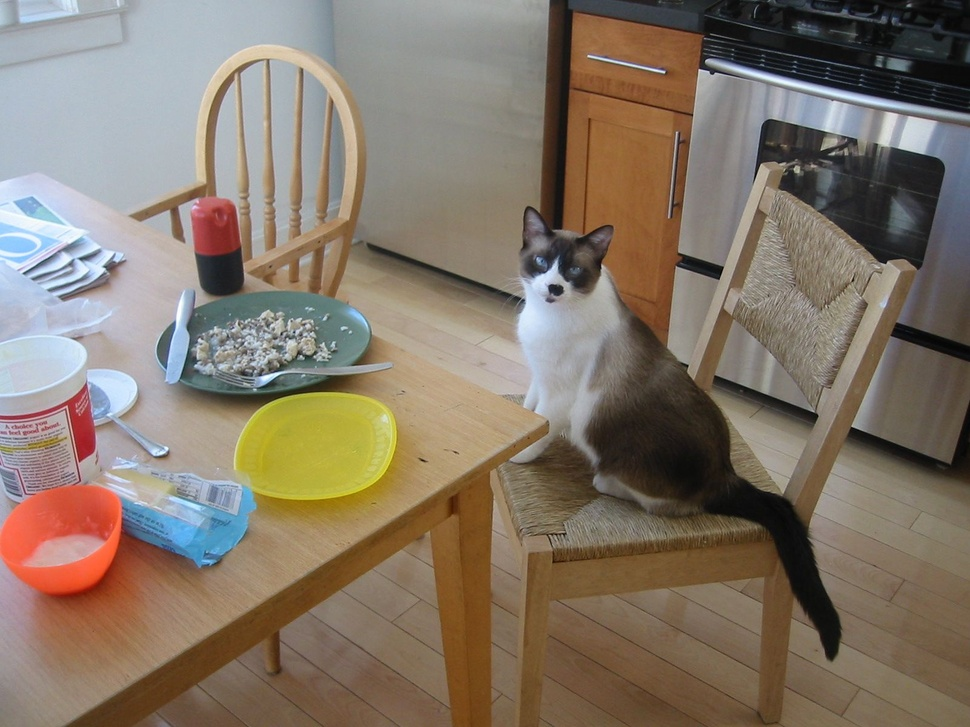
#> input picture PCA/PCA_from_image_data/IMG_2616.jpg, 970 x 727 px, shrunk from 1600 x 1200 before the run, given in place of the camera
$ python find_blue_in_video.py
#> lines starting #> are read from the running program, lines starting #| are printed output that depends on the picture; after the words box and inside, x2 and y2 are one past the last pixel; in counts of white or black regions, pixels touching at a corner belong together
# find_blue_in_video.py

import cv2
import numpy as np

cap = cv2.VideoCapture(0)

print('Switch to images. Then press q key to stop')

while True:

    [ok, frame] = cap.read()
#> frame is the input picture: shape (727, 970, 3); mean B, G, R 104.7, 118.9, 132
    frame = cv2.flip(frame, 1)
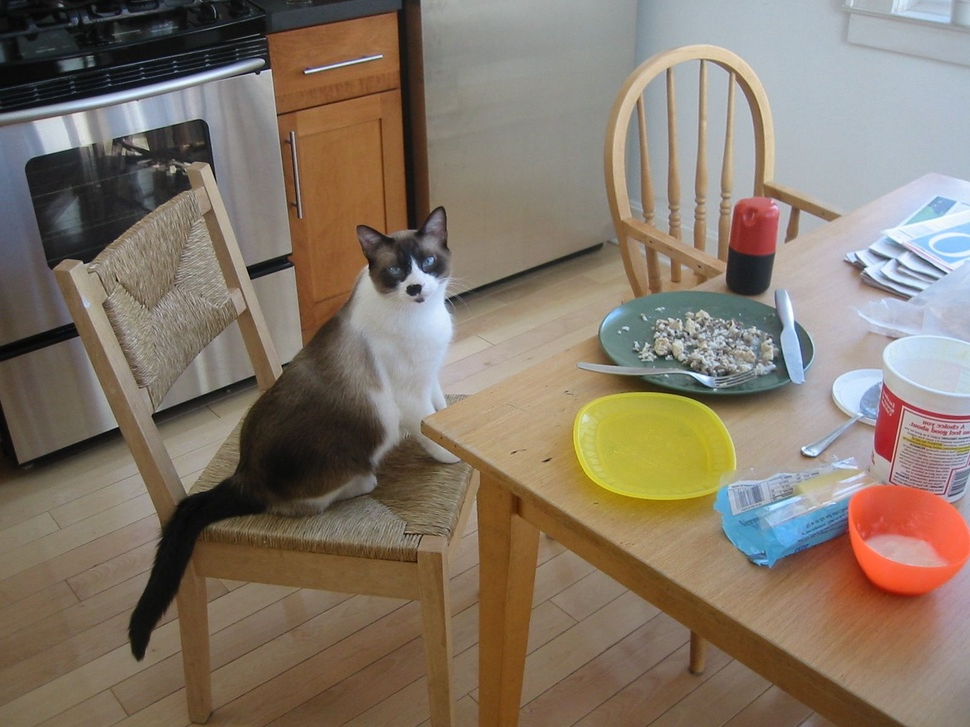
#> frame: shape (727, 970, 3); mean B, G, R 104.7, 118.9, 132

    frame_hsv = cv2.cvtColor(frame, cv2.COLOR_BGR2HSV)
#> frame_hsv: shape (727, 970, 3); mean H, S, V 43.6, 72.7, 137.3

    lower = np.array([100, 50, 50])     # lower 'blue'
    upper = np.array([150, 255, 255])   # upper 'blue'

    blue_mask = cv2.inRange(frame_hsv, lower, upper)
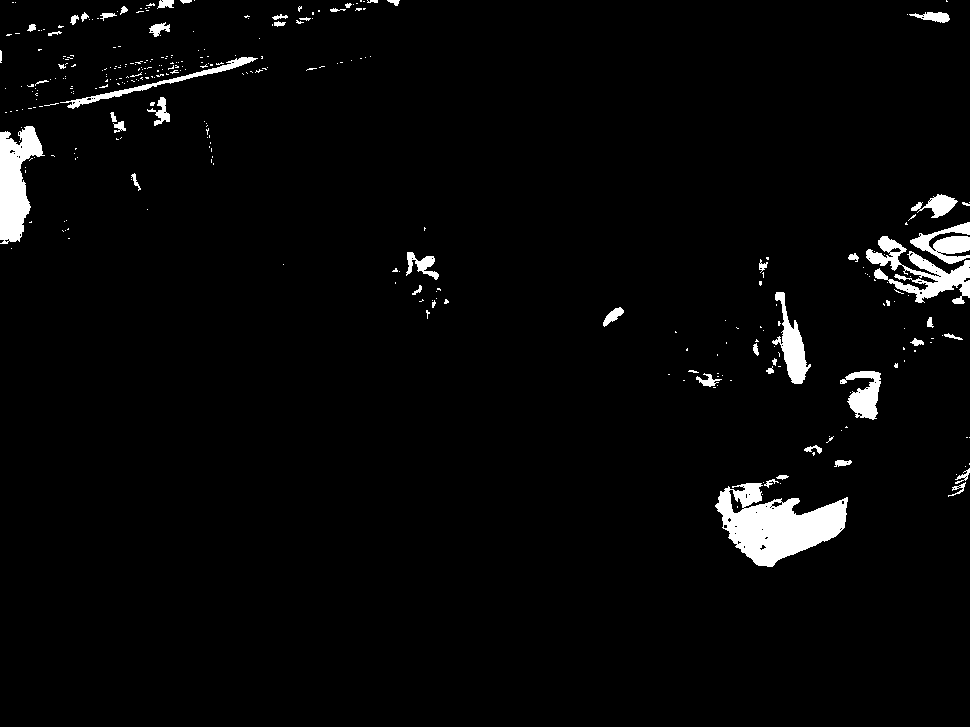
#> blue_mask: shape (727, 970); 3% white; 329 white regions (276 under 20 px), largest, box (x1, y1, x2, y2) and area: (715, 483, 848, 567) 6119, (0, 126, 45, 244) 3042, (866, 236, 970, 304) 2557

    output = cv2.bitwise_and(frame, frame, mask = blue_mask)
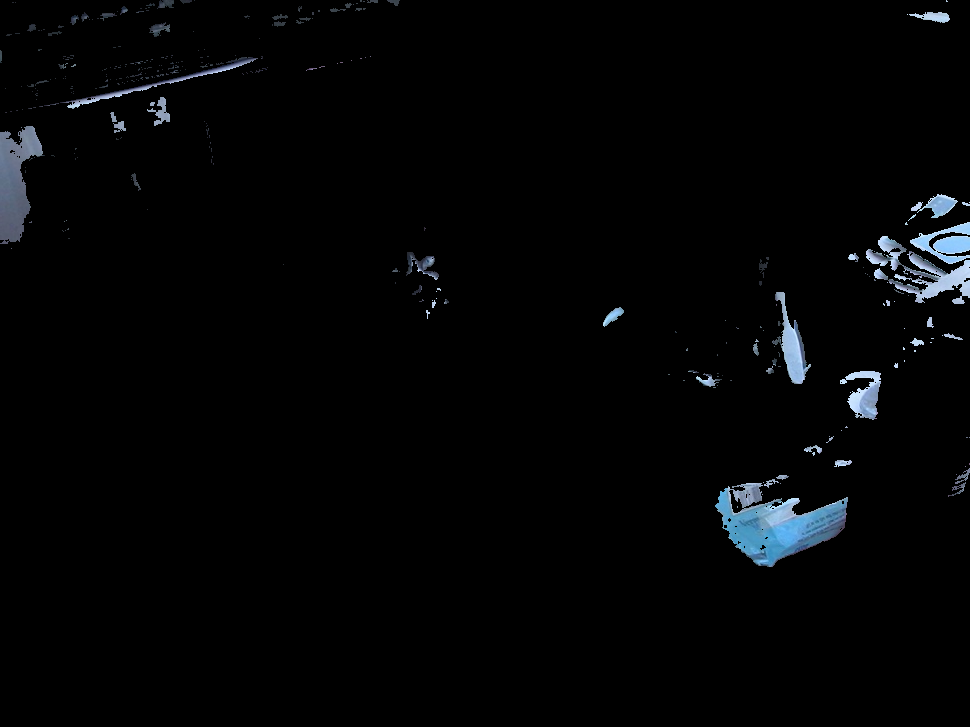
#> output: shape (727, 970, 3); mean B, G, R 5.3, 4.4, 3.6

    cv2.imshow('Original', frame)
    cv2.imshow('Color mask', blue_mask)
    cv2.imshow('Output image', output)

    key = cv2.waitKey(1) & 0xFF
#> (key q is pressed here)
    if key == ord('q'):
        break

cv2.destroyAllWindows()
